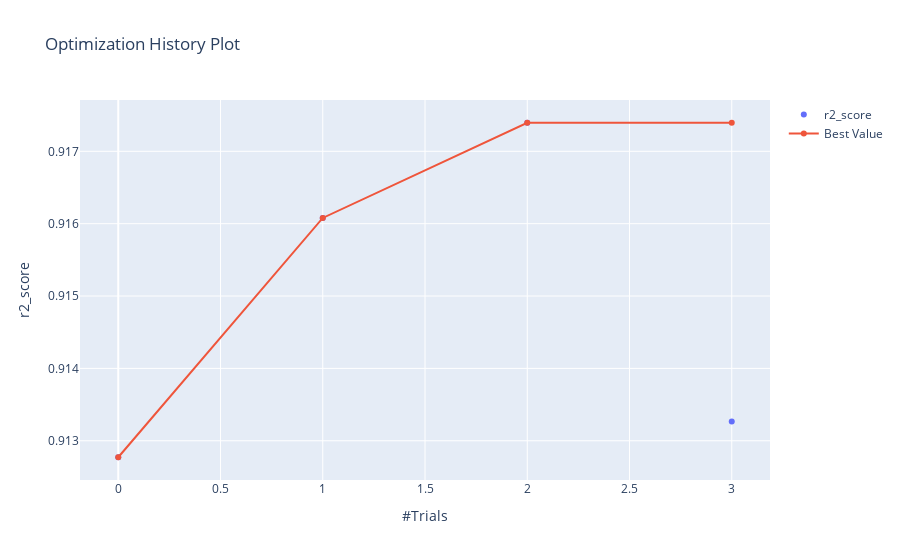

Notebook code for this chart:
### Markdown cell above
График истории оптимизации

### Code cell
optuna.visualization.plot_optimization_history(study_gb, target_name="r2_score")

### Figure 1 — Plotly figure (JSON) as saved in the notebook; plotly's stock layout.template omitted (floating-point values rounded to 4 significant figures)
{"data": [{"mode": "markers", "name": "r2_score", "type": "scatter", "x": [0, 1, 2, 3], "y": [0.9128, 0.9161, 0.9174, 0.9133]}, {"name": "Best Value", "type": "scatter", "x": [0, 1, 2, 3], "y": [0.9128, 0.9161, 0.9174, 0.9174]}], "layout": {"title": {"text": "Optimization History Plot"}, "xaxis": {"title": {"text": "#Trials"}}, "yaxis": {"title": {"text": "r2_score"}}}}
